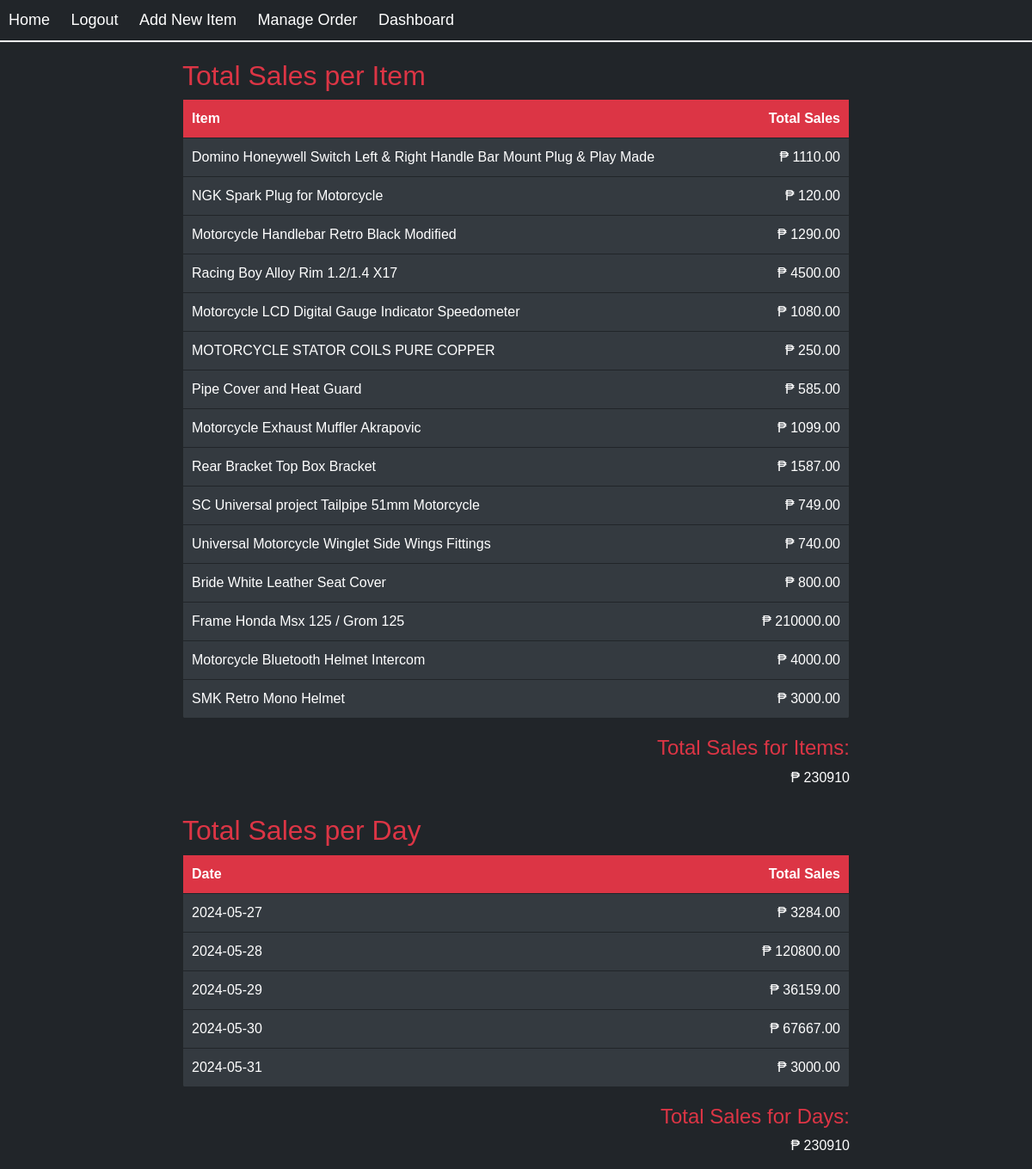
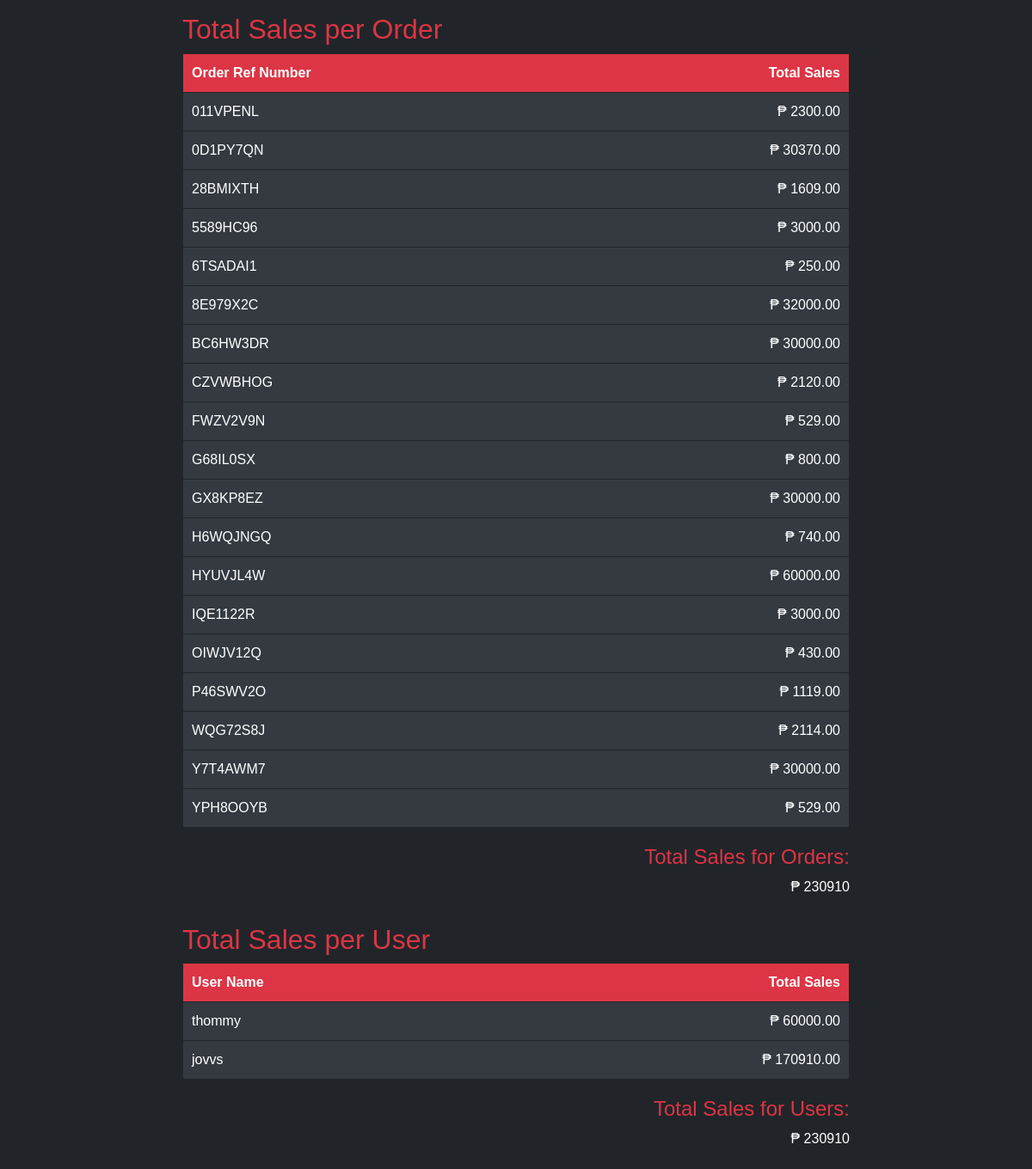
The page /ecommerce/revved/admin/dashboard.php on the database its author committed (2 pictures, top to bottom).
### tables this page shows
CREATE TABLE `items` (
  `item_id` int(255) NOT NULL,
  `item` varchar(255) NOT NULL,
  `item_img` varchar(255) NOT NULL,
  `price` float(9,2) NOT NULL,
  `stocks` varchar(255) NOT NULL,
  `date_added` timestamp NOT NULL DEFAULT current_timestamp(),
  `item_status` varchar(1) NOT NULL DEFAULT 'A',
  `category` varchar(255) DEFAULT NULL,
  `item_desc` varchar(255) NOT NULL
);

### ecommerce/revved/admin/dashboard.php (the view, shortened to what this page needs)
<?php
include "../db.php";
$sql_total_sales_per_item = "SELECT items.item_id, items.item, SUM(items.price * `order`.quantity) AS total_sales
                             FROM `order`
                             JOIN items ON `order`.item_id = items.item_id
                             WHERE `order`.status = 5
                             GROUP BY items.item_id";
$result_total_sales_per_item = mysqli_query($conn, $sql_total_sales_per_item);
$sql_total_sales_per_day = "SELECT DATE(o.date_added) AS order_day,
                            SUM(i.price * o.quantity) AS total_sales
                            FROM `order` o
                            JOIN items i ON o.item_id = i.item_id
                            WHERE o.status = 5
                            GROUP BY DATE(o.date_added)";
$result_total_sales_per_day = mysqli_query($conn, $sql_total_sales_per_day);
$sql_total_sales_per_order = "SELECT o.order_ref_number, SUM(i.price * o.quantity) AS total_sales
                              FROM `order` o
                              JOIN items i ON o.item_id = i.item_id
                              WHERE o.status = 5
                              GROUP BY o.order_ref_number";
$result_total_sales_per_order = mysqli_query($conn, $sql_total_sales_per_order);
$sql_total_sales_per_user = "SELECT u.uname, SUM(i.price * o.quantity) AS total_sales
                             FROM `order` o
                             JOIN users u ON o.user_id = u.user_id
                             JOIN items i ON o.item_id = i.item_id
                             WHERE o.status = 5
                             GROUP BY u.user_id";
$result_total_sales_per_user = mysqli_query($conn, $sql_total_sales_per_user);
?>
<!DOCTYPE html>
<html lang="en">
<head>
    <link rel="stylesheet" href="../css/bootstrap.css">
</head>
<body>
<div class="toolbar">
    <a href="index.php">Home</a>
    <a href="?logout">Logout</a>
    <a href="newitem.php">Add New Item</a>
    <a href="manage_order.php">Manage Order</a>
    <a href="dashboard.php">Dashboard</a>
</div>
    <div class="container">
        <div class="table-container">
            <h2>Total Sales per Item</h2>
            <table>
                <thead>
                    <tr>
                        <th>Item</th>
                        <th class="total-sales-th">Total Sales</th>
                    </tr>
                </thead>
                <tbody>
                    <?php while($row = mysqli_fetch_assoc($result_total_sales_per_item)): ?>
                    <tr>
                        <td><?php echo $row['item']; ?></td>
                        <td class="total-sales-th">₱ <?php echo $row['total_sales']; ?></td>
                    </tr>
                    <?php endwhile; ?>
                </tbody>
            </table>
            <div class="total-sales-th">
                <h4>Total Sales for Items:</h4>
                <?php
                $final_total_items = 0;
                mysqli_data_seek($result_total_sales_per_item, 0);
                while ($row = mysqli_fetch_assoc($result_total_sales_per_item)) {
                    $final_total_items += $row['total_sales'];
                }
                echo "₱ " . $final_total_items;
                ?>
            </div>
        </div>
        <div class="table-container">
            <h2>Total Sales per Day</h2>
            <table>
                <thead>
                    <tr>
                        <th>Date</th>
                        <th class="total-sales-th">Total Sales</th>
                    </tr>
                </thead>
                <tbody>
                    <?php while($row = mysqli_fetch_assoc($result_total_sales_per_day)): ?>
                    <tr>
                        <td><?php echo $row['order_day']; ?></td>
                        <td class="total-sales-th">₱ <?php echo $row['total_sales']; ?></td>
                    </tr>
                    <?php endwhile; ?>
                </tbody>
            </table>
            <div class="total-sales-th">
                <h4>Total Sales for Days:</h4>
                <?php
                $final_total_days = 0;
                mysqli_data_seek($result_total_sales_per_day, 0);
                while ($row = mysqli_fetch_assoc($result_total_sales_per_day)) {
                    $final_total_days += $row['total_sales'];
                }
                echo "₱ " . $final_total_days;
                ?>
            </div>
        </div>
        <div class="table-container">
            <h2>Total Sales per Order</h2>
            <table>
                <thead>
                    <tr>
                        <th>Order Ref Number</th>
                        <th class="total-sales-th">Total Sales</th>
                    </tr>
                </thead>
                <tbody>
                    <?php while($row = mysqli_fetch_assoc($result_total_sales_per_order)): ?>
                    <tr>
                        <td><?php echo $row['order_ref_number']; ?></td>
                        <td class="total-sales-th">₱ <?php echo $row['total_sales']; ?></td>
                    </tr>
                    <?php endwhile; ?>
                </tbody>
            </table>
            <div class="total-sales-th">
                <h4>Total Sales for Orders:</h4>
                <?php
                $final_total_orders = 0;
                mysqli_data_seek($result_total_sales_per_order, 0);
                while ($row = mysqli_fetch_assoc($result_total_sales_per_order)) {
                    $final_total_orders += $row['total_sales'];
                }
                echo "₱  " . $final_total_orders;
                ?>
            </div>
        </div>
        <div class="table-container">
            <h2>Total Sales per User</h2>
            <table>
                <thead>
                    <tr>
                        <th>User Name</th>
                        <th class="total-sales-th">Total Sales</th>
                    </tr>
                </thead>
                <tbody>
                    <?php while($row = mysqli_fetch_assoc($result_total_sales_per_user)): ?>
                    <tr>
                        <td><?php echo $row['uname']; ?></td>
                        <td class="total-sales-th">₱ <?php echo $row['total_sales']; ?></td>
                    </tr>
                    <?php endwhile; ?>
                </tbody>
            </table>
            <div class="total-sales-th">
                <h4>Total Sales for Users:</h4>
                <?php
                $final_total_users = 0;
                mysqli_data_seek($result_total_sales_per_user, 0);
                while ($row = mysqli_fetch_assoc($result_total_sales_per_user)) {
                    $final_total_users += $row['total_sales'];
                }
                echo "₱ " . $final_total_users;
                ?>
            </div>
        </div>
    </div>
</body>
</html>

### ecommerce/revved/admin/dashboard.php (style rules this page uses)
body { background-color: #212529; color: #fff; font-family: Arial, sans-serif; margin: 0; padding: 0; }
.container { position: relative; max-width: 800px; margin: 0 auto; margin-top: 20px; }
.table-container { margin-bottom: 30px; }
table { width: 100%; border-collapse: collapse; margin-bottom: 20px; background-color: #343a40; border: 1px solid #212529; border-radius: 5px; color: #fff; }
table th, table td { padding: 10px; text-align: left; border-bottom: 1px solid #212529; }
table th { background-color: #dc3545; font-weight: bold; }
.total-sales-th { text-align: right; }
h2, h4 { color: #dc3545; }
.toolbar { background-color: #212529; padding: 10px; border-bottom: 2px solid #ffffff; }
.toolbar a { color: #ffffff; margin-right: 20px; text-decoration: none; font-size: 18px; }

### rows shown on the page
items: item "Domino Honeywell Switch Left & Right Handle Bar Mount Plug & Play Made", total_sales "1110.00"
items: item "NGK Spark Plug for Motorcycle", total_sales "120.00"
items: item "Motorcycle Handlebar Retro Black Modified", total_sales "1290.00"
items: item "Racing Boy Alloy Rim 1.2/1.4 X17", total_sales "4500.00"
items: item "Motorcycle LCD Digital Gauge Indicator Speedometer", total_sales "1080.00"
items: item "MOTORCYCLE STATOR COILS PURE COPPER", total_sales "250.00"
items: item "Pipe Cover and Heat Guard", total_sales "585.00"
items: item "Motorcycle Exhaust Muffler Akrapovic", total_sales "1099.00"
items: item "Rear Bracket Top Box Bracket", total_sales "1587.00"
items: item "SC Universal project Tailpipe 51mm Motorcycle", total_sales "749.00"
items: item "Universal Motorcycle Winglet Side Wings Fittings", total_sales "740.00"
items: item "Bride White Leather Seat Cover", total_sales "800.00"
items: item "Frame Honda Msx 125 / Grom 125", total_sales "210000.00"
items: item "Motorcycle Bluetooth Helmet Intercom", total_sales "4000.00"
items: item "SMK Retro Mono Helmet", total_sales "3000.00"

### other values the page prints
$final_total_items "230910"
$row['order_day'] "2024-05-27"
$row['total_sales'] "3284.00"
$row['order_day'] "2024-05-28"
$row['total_sales'] "120800.00"
$row['order_day'] "2024-05-29"
$row['total_sales'] "36159.00"
$row['order_day'] "2024-05-30"
$row['total_sales'] "67667.00"
$row['order_day'] "2024-05-31"
$row['total_sales'] "3000.00"
$final_total_days "230910"
$row['order_ref_number'] "011VPENL"
$row['total_sales'] "2300.00"
$row['order_ref_number'] "0D1PY7QN"
